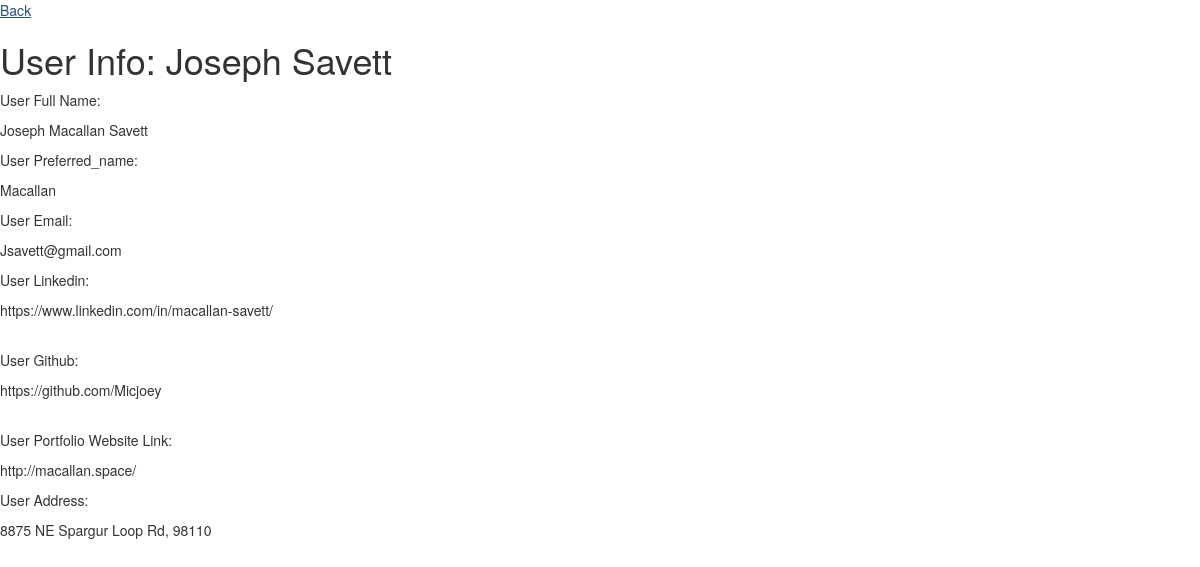
Screenshot of /cover-letter-generator/user-detail/6 with the database file from the repository.
### coverLetters/models.py (models this page shows, shortened)
class UserDetail(models.Model):
    first_name = models.CharField(max_length=200, blank=False)
    middle_name = models.CharField(max_length=200,  blank=True)
    last_name = models.CharField(max_length=200, blank=False)
    preferred_name = models.CharField(max_length=200, blank=True)
    phone_number = PhoneField(blank=True)
    email = models.EmailField(blank=True, null=True)
    linkedin = models.URLField(blank=True, null=True)
    github = models.URLField(blank=True, null=True)
    portfolio_website = models.URLField(blank=True, null=True)
    street_address = models.CharField(blank=True, max_length=200)
    city_address = models.CharField(blank=True, max_length=200,)
    state_address = models.CharField(blank=True, max_length=200,)
    zip_code = models.CharField(blank=True, max_length=200,)
    modified_date = models.DateField(auto_now=True, blank=True)
    created_date = models.DateField(auto_now_add=True, blank=True)
    class Meta:
        ordering = ['-modified_date']

### coverLetters/views.py (the view)
# urls.py: path('cover-letter-generator/user-detail/<int:user_id>', coverLetters.views.user_detail, name='user-detail'),
def user_detail(request, user_id):
    user_detail = get_object_or_404(UserDetail, pk=user_id)
    object = model_to_dict(UserDetail.objects.get(pk=user_id))
    object_keys = list(object.keys())
    return render(request, 'users/user-detail.html', {'user': user_detail, 'object_keys': object_keys, 'object': object})

### coverLetters/templates/users/user-detail.html (shortened to what this page needs)
{% load static %}
    <html lang="en">
    <head>
        <link rel="stylesheet" href="{% static 'css/reset.css' %}">
        <link rel="stylesheet" href="//maxcdn.bootstrapcdn.com/bootstrap/3.2.0/css/bootstrap.min.css">
        <link rel="stylesheet" href="//maxcdn.bootstrapcdn.com/bootstrap/3.2.0/css/bootstrap-theme.min.css">
        <link rel="stylesheet" href="{% static 'css/job-info.scss' %}">
    </head>
    <body>
        <a href="{% url 'all-users' %}"> Back </a>
        <h1>User Info: {{user.first_name}} {{user.last_name}}</h1>
        <div class="job-info-container">
            <div class="job-detail-container">
                <p> User Full Name: </p> <p>{{user.first_name}} {{user.middle_name}} {{user.last_name}}</p>
            </div>
            <div class="job-detail-container">
                <p> User Preferred_name: </p> <p> {{user.preferred_name}} </p>
            </div>
            <div class="job-detail-container">
                <p> User Email: </p> <p> {{user.email}} </p>
            </div>
            <div class="job-detail-container">
                <p> User Linkedin: </p> <p class="User-description"> {{user.linkedin}} </p>
            </div>
            <div class="job-detail-container">
                <p> User Github: </p> <p> {{user.github}} </p>
            </div>
            <div class="job-detail-container">
                <p> User Portfolio Website Link: </p> <p> {{user.portfolio_website}} </p>
            </div>
            <div class="job-detail-container">
                <p> User Address: </p> <p> {{user.street_address}}, {{user.city_address}} {{user.state_address}} {{user.zip_code}} </p>
            </div>
        </div>
    </body>
    </html>

### rows the page displays
UserDetail: first_name "Joseph", last_name "Savett", middle_name "Macallan", preferred_name "Macallan", email "Jsavett@gmail.com", linkedin "https://www.linkedin.com/in/macallan-savett/", github "https://github.com/Micjoey", portfolio_website "http://macallan.space/", street_address "8875 NE Spargur Loop Rd", zip_code "98110"
